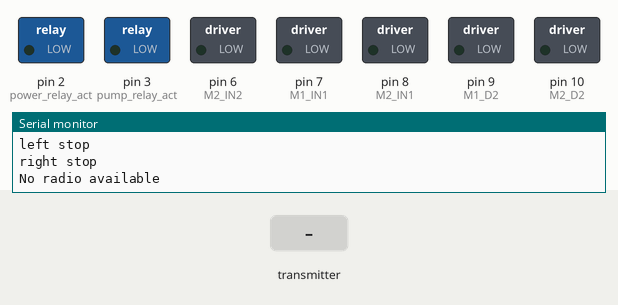
This sketch was run on a simulated Arduino Uno, built with avr-gcc and run on an emulated ATmega328P. On the bench: switched loads named in the sketch (green lamp = pin HIGH), the last lines printed to the serial monitor. The test bench sets the inputs (shaded band). No radio packets arrive unless stated.

Above: at 2.2 s.
2.3 s: the transmitter starts sending data_received.0 = 0
At 3.6 s:
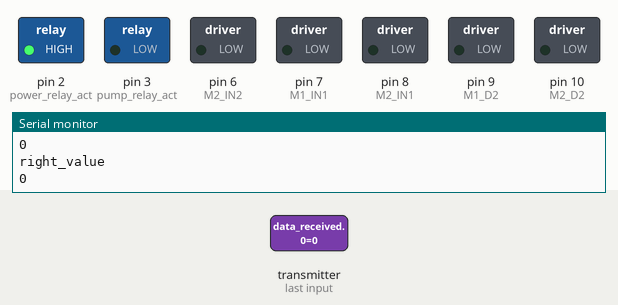
Timing chart, 0 to 5.3 s (numbered marks = the images above; inputs shaded):
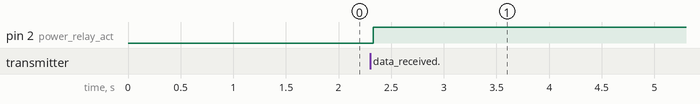

Measured:
- after the input at 2.3 s, pin 2 (power_relay_act): LOW → HIGH at once

The sketch:

nrf_rx.ino
```cpp
#include <SPI.h>
#include "nRF24L01.h"
#include "RF24.h"

#define CE_PIN  4
#define CSN_PIN 5
#define M1_IN1 7
#define M1_IN2 0
#define M2_IN1 8
#define M2_IN2 6
// #define EN 0
#define M2_D2 10
#define M1_D2 9

#define power_relay_act 2
#define pump_relay_act 3

#define rul 140
#define rll 120
#define lul 135
#define lll 115

volatile boolean power_button_state = 0;
volatile boolean pump_button_state = 0;
unsigned int right_value = 0;
unsigned int left_value = 0;

//functions declaring
void rc_control();
void m2_forward(unsigned int);
void m2_reverse(unsigned int);
void m2_stop();
void m1_forward(unsigned int);
void m1_reverse(unsigned int);
void m1_stop();
void stop_motors();
void power_relay(volatile boolean);
void pump_relay(volatile boolean);

// Define the transmit pipe
const uint64_t pipe = 0xE8E8F0F0E1LL;

// Create a Radio
RF24 radio(CE_PIN, CSN_PIN);

// 2 element array holding Joystick readings
uint8_t data_received[4];

void setup(){
  pinMode(M1_IN1, OUTPUT);
  pinMode(M1_IN2, OUTPUT);
  pinMode(M2_IN1, OUTPUT);
  pinMode(M2_IN2, OUTPUT);
  pinMode(M1_D2, OUTPUT);
  pinMode(M2_D2, OUTPUT);
  //pinMode(EN, OUTPUT);

  pinMode(power_relay_act, OUTPUT);
  pinMode(pump_relay_act, OUTPUT);

  Serial.begin(9600);
  stop_motors();

  //TCCR0B = TCCR0B & 0b11111000 | 0x02; //change frequency on pwm pins 5&6 to 8kHz
  //TCCR1B = TCCR1B & 0b11111000 | 0x04; //change frequency on pwm pins 9&10 to 488.28

  //Begin operation of the chip.
  radio.begin();

  // This simple sketch opens a single pipes for these two nodes to communicate
  // back and forth.  One listens on it, the other talks to it.
  radio.openReadingPipe(1,pipe);
  radio.startListening();
  delay(1000);
}

void loop(){

  if (radio.available()){
    // Read the data payload until we've received everything
    bool done = false;
      while (!done){
       // Fetch the data payload
       for(int k = 0; k<= 5 ; k++){
       done = radio.read(data_received, sizeof(data_received));
       power_button_state += data_received[0];
       pump_button_state += data_received[1];
       left_value += data_received[2];
       right_value += data_received[3];
       }

       power_relay(power_button_state / 5);
       rc_control;
       pump_relay(pump_button_state / 5);

       Serial.println("power_button_state");
       Serial.println(power_button_state);
       Serial.println("pump_button_state");
       Serial.println(pump_button_state);
       Serial.println("left_value");
       Serial.println(left_value);
       Serial.println("right_value");
       Serial.println(right_value);
       delay(200);
    }
  }
    else {
    Serial.println("No radio available");
    delay(100);
    stop_motors();
    }
}

void power_relay(volatile boolean r){
  if (r == HIGH){
  digitalWrite(power_relay_act, LOW);
  }
  else
  digitalWrite(power_relay_act, HIGH);
}

void pump_relay(volatile boolean r){
  if (r == HIGH){
  digitalWrite(pump_relay_act, HIGH);
  }
  else
  digitalWrite(pump_relay_act, LOW);
}

void m2_forward(unsigned int x){
//digitalWrite(EN, HIGH);
digitalWrite(M1_IN1, HIGH);
digitalWrite(M1_IN2, LOW);
analogWrite(M1_D2, x);
Serial.print("right forward: ");
Serial.println(x);
}

void m2_reverse(unsigned int y){
//digitalWrite(EN, HIGH);
digitalWrite(M1_IN1, LOW);
digitalWrite(M1_IN2, HIGH);
analogWrite(M1_D2, y);
Serial.print("right back ");
Serial.println(y);
}

void m2_stop(){
digitalWrite(M1_IN1, LOW);
digitalWrite(M1_IN2, LOW);
analogWrite(M1_D2, 0);
Serial.println("right stop");
}

void m1_forward(unsigned int y){
//digitalWrite(EN, HIGH);
digitalWrite(M2_IN1, HIGH);
digitalWrite(M2_IN2, LOW);
analogWrite(M2_D2, y);
Serial.print("left forward: ");
Serial.println(y);
}

void m1_stop(){
digitalWrite(M2_IN1, LOW);
digitalWrite(M2_IN2, LOW);
analogWrite(M2_D2, 0);
Serial.println("left stop");
}

void m1_reverse(unsigned int y){
//digitalWrite(EN, HIGH);
digitalWrite(M2_IN1, LOW);
digitalWrite(M2_IN2, HIGH);
analogWrite(M2_D2, y);
Serial.print("left back: ");
Serial.println(y);
}

void stop_motors(){
//digitalWrite(EN, LOW);
Serial.println("stop");
m1_stop();
m2_stop();
}

       void rc_control(){
       if(right_value <= rul && right_value >= rll && left_value <= lul && left_value >= lll){
        stop_motors();
        }

        if (right_value > rul){
         unsigned int updated_right = map(right_value, rul + 1, 255, 0 , 255);
         unsigned int y2 = updated_right;
         if (y2 > 240){
         m2_forward(255);
         }
         else{
         m2_forward(y2);
         }
         if (left_value <= lul && left_value >= lll){
          digitalWrite(M2_D2, LOW);
         }
        }

         else if (right_value < rll){
         unsigned int updated_right = map(right_value, 0, rll - 1, 0 , 255);
         if (updated_right < 20){
          m2_reverse(255);
         }
         else{
         m2_reverse(255 - updated_right);
         }
         if(left_value <= lul && left_value >= lll){
          digitalWrite(M2_D2, LOW);
         }
       }

       if (left_value > lul){
         unsigned int updated_left = map(left_value, lul + 1, 255, 0 , 255);
         //unsigned int y1 = updated_left;
         if (updated_left > 240){
         m1_forward(255);
         }
         else{
         m1_forward(updated_left);
         }
         if(right_value <= rul && right_value >= rll){
          digitalWrite(M1_D2, LOW);
         }
        }

       else if (left_value < lll){
         unsigned int updated_left = map(left_value, 0, lll - 1, 0 , 255);
         if(left_value < 20){
         m1_reverse(255);
         }
         else{
         m1_reverse(255 - updated_left);
         }
         if(right_value <= rul && right_value >= rll){
          digitalWrite(M1_D2, LOW);
         }
      }
   }
```
